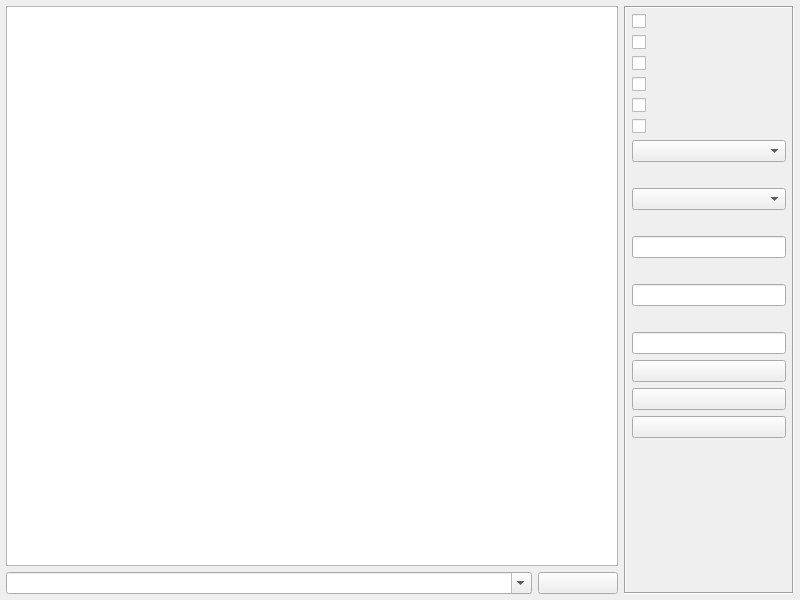
<?xml version="1.0" encoding="UTF-8"?>
<ui version="4.0">
 <class>frmTcpClient</class>
 <widget class="QWidget" name="frmTcpClient">
  <property name="geometry">
   <rect>
    <x>0</x>
    <y>0</y>
    <width>800</width>
    <height>600</height>
   </rect>
  </property>
  <property name="windowTitle">
   <string>Form</string>
  </property>
  <layout class="QGridLayout" name="gridLayout">
   <property name="leftMargin">
    <number>6</number>
   </property>
   <property name="topMargin">
    <number>6</number>
   </property>
   <property name="rightMargin">
    <number>6</number>
   </property>
   <property name="bottomMargin">
    <number>6</number>
   </property>
   <item row="0" column="0">
    <widget class="QTextEdit" name="txtMain">
     <property name="readOnly">
      <bool>true</bool>
     </property>
    </widget>
   </item>
   <item row="0" column="1" rowspan="2">
    <widget class="QFrame" name="frame">
     <property name="minimumSize">
      <size>
       <width>170</width>
       <height>0</height>
      </size>
     </property>
     <property name="maximumSize">
      <size>
       <width>170</width>
       <height>16777215</height>
      </size>
     </property>
     <property name="frameShape">
      <enum>QFrame::Shape::Box</enum>
     </property>
     <property name="frameShadow">
      <enum>QFrame::Shadow::Sunken</enum>
     </property>
     <layout class="QVBoxLayout" name="verticalLayout">
      <property name="leftMargin">
       <number>6</number>
      </property>
      <property name="topMargin">
       <number>6</number>
      </property>
      <property name="rightMargin">
       <number>6</number>
      </property>
      <property name="bottomMargin">
       <number>6</number>
      </property>
      <item>
       <widget class="QCheckBox" name="ckHexReceive">
        <property name="text">
         <string/>
        </property>
       </widget>
      </item>
      <item>
       <widget class="QCheckBox" name="ckHexSend">
        <property name="text">
         <string/>
        </property>
       </widget>
      </item>
      <item>
       <widget class="QCheckBox" name="ckAscii">
        <property name="text">
         <string/>
        </property>
       </widget>
      </item>
      <item>
       <widget class="QCheckBox" name="ckShow">
        <property name="text">
         <string/>
        </property>
       </widget>
      </item>
      <item>
       <widget class="QCheckBox" name="ckDebug">
        <property name="text">
         <string/>
        </property>
       </widget>
      </item>
      <item>
       <widget class="QCheckBox" name="ckAutoSend">
        <property name="text">
         <string/>
        </property>
       </widget>
      </item>
      <item>
       <widget class="QComboBox" name="cboxInterval"/>
      </item>
      <item>
       <widget class="QLabel" name="labBindIP">
        <property name="text">
         <string/>
        </property>
       </widget>
      </item>
      <item>
       <widget class="QComboBox" name="cboxBindIP"/>
      </item>
      <item>
       <widget class="QLabel" name="labBindPort">
        <property name="text">
         <string/>
        </property>
       </widget>
      </item>
      <item>
       <widget class="QLineEdit" name="txtBindPort"/>
      </item>
      <item>
       <widget class="QLabel" name="labServerIP">
        <property name="text">
         <string/>
        </property>
       </widget>
      </item>
      <item>
       <widget class="QLineEdit" name="txtServerIP"/>
      </item>
      <item>
       <widget class="QLabel" name="labServerPort">
        <property name="text">
         <string/>
        </property>
       </widget>
      </item>
      <item>
       <widget class="QLineEdit" name="txtServerPort"/>
      </item>
      <item>
       <widget class="QPushButton" name="btnConnect">
        <property name="text">
         <string/>
        </property>
       </widget>
      </item>
      <item>
       <widget class="QPushButton" name="btnSave">
        <property name="text">
         <string/>
        </property>
       </widget>
      </item>
      <item>
       <widget class="QPushButton" name="btnClear">
        <property name="text">
         <string/>
        </property>
       </widget>
      </item>
      <item>
       <spacer name="spacer">
        <property name="orientation">
         <enum>Qt::Orientation::Vertical</enum>
        </property>
        <property name="sizeHint" stdset="0">
         <size>
          <width>20</width>
          <height>40</height>
         </size>
        </property>
       </spacer>
      </item>
     </layout>
    </widget>
   </item>
   <item row="1" column="0">
    <widget class="QWidget" name="widget" native="true">
     <layout class="QHBoxLayout" name="layTcpClient">
      <property name="leftMargin">
       <number>0</number>
      </property>
      <property name="topMargin">
       <number>0</number>
      </property>
      <property name="rightMargin">
       <number>0</number>
      </property>
      <property name="bottomMargin">
       <number>0</number>
      </property>
      <item>
       <widget class="QComboBox" name="cboxData">
        <property name="sizePolicy">
         <sizepolicy hsizetype="Ignored" vsizetype="Fixed">
          <horstretch>0</horstretch>
          <verstretch>0</verstretch>
         </sizepolicy>
        </property>
        <property name="editable">
         <bool>true</bool>
        </property>
       </widget>
      </item>
      <item>
       <widget class="QPushButton" name="btnSend">
        <property name="minimumSize">
         <size>
          <width>80</width>
          <height>0</height>
         </size>
        </property>
        <property name="maximumSize">
         <size>
          <width>80</width>
          <height>16777215</height>
         </size>
        </property>
        <property name="text">
         <string/>
        </property>
       </widget>
      </item>
     </layout>
    </widget>
   </item>
  </layout>
 </widget>
 <tabstops>
  <tabstop>txtMain</tabstop>
  <tabstop>cboxData</tabstop>
  <tabstop>btnSend</tabstop>
  <tabstop>ckHexReceive</tabstop>
  <tabstop>ckHexSend</tabstop>
  <tabstop>ckAscii</tabstop>
  <tabstop>ckShow</tabstop>
  <tabstop>ckDebug</tabstop>
  <tabstop>ckAutoSend</tabstop>
  <tabstop>cboxInterval</tabstop>
  <tabstop>cboxBindIP</tabstop>
  <tabstop>txtBindPort</tabstop>
  <tabstop>txtServerIP</tabstop>
  <tabstop>txtServerPort</tabstop>
  <tabstop>btnConnect</tabstop>
  <tabstop>btnSave</tabstop>
  <tabstop>btnClear</tabstop>
 </tabstops>
 <resources/>
 <connections/>
</ui>
